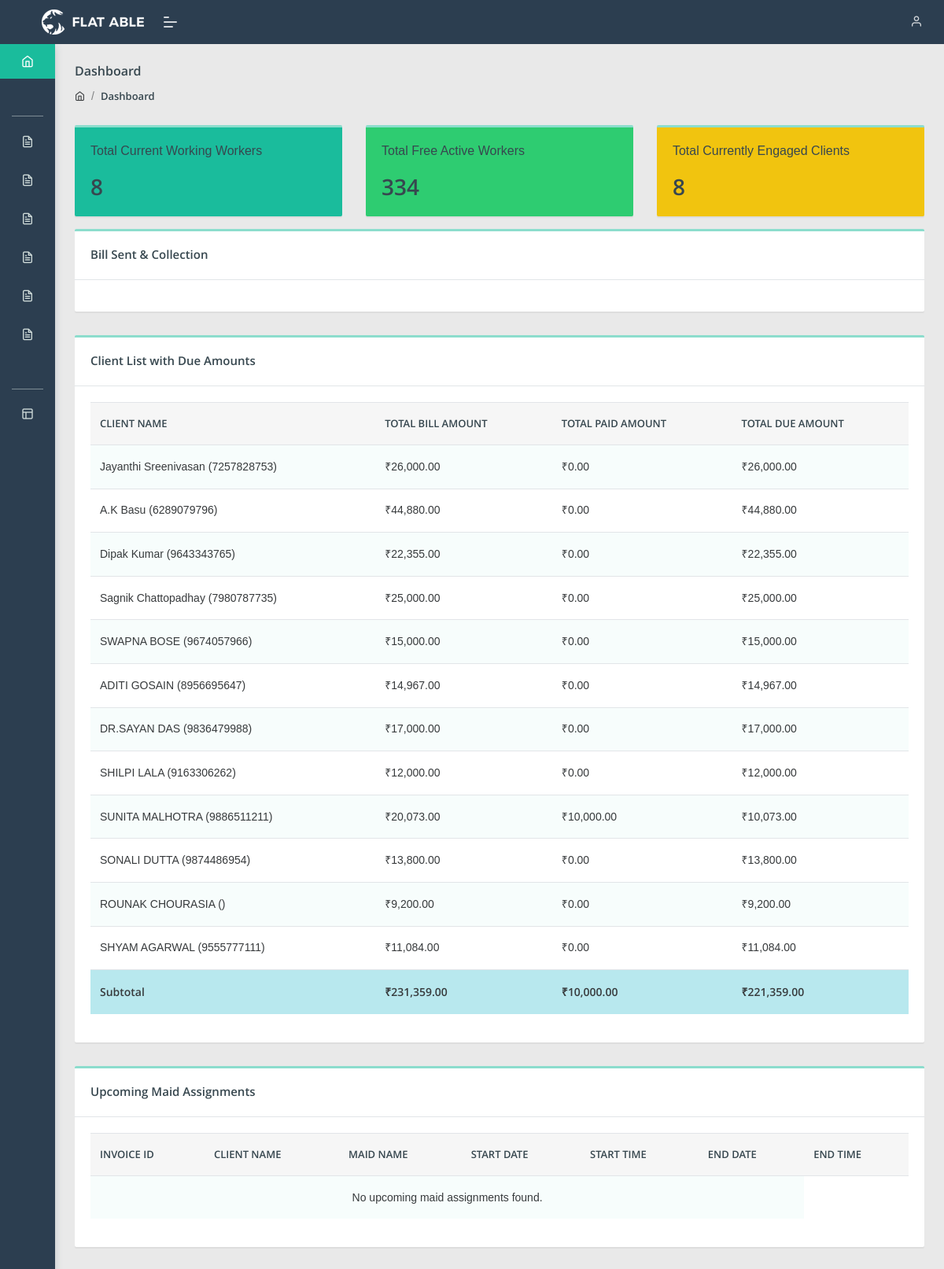
The app's page /administrators/index.php?p=dashboard (signed in) with its own data.
### tables this page shows
CREATE TABLE `user_details` (
  `user_id` int(11) NOT NULL,
  `br_id` int(11) NOT NULL DEFAULT 1 COMMENT 'pk of branches',
  `username` varchar(255) NOT NULL,
  `password` varchar(255) NOT NULL,
  `user_type` tinyint(1) NOT NULL DEFAULT 0 COMMENT '1=Admin(owner) 2=Manager 3=Employee 4=Client 5=Worker',
  `added_by` int(11) NOT NULL DEFAULT 0,
  `full_name` varchar(255) NOT NULL,
  `fat_hus_name` varchar(255) NOT NULL,
  `email_id` varchar(255) NOT NULL,
  `phone_number` varchar(10) NOT NULL,
  `alt_phone_number` varchar(10) NOT NULL,
  `m_id` tinyint(1) NOT NULL DEFAULT 1 COMMENT 'PK of marital_status_master',
  `date_of_birth` date NOT NULL,
  `gender` tinyint(1) NOT NULL DEFAULT 1 COMMENT 'PK of gender_master',
  `address` text NOT NULL,
  `curr_address` text NOT NULL,
  `city_id` int(11) NOT NULL COMMENT 'PK of cities',
  `state_id` int(11) NOT NULL DEFAULT 0 COMMENT 'PK of states table',
  `country_id` int(11) NOT NULL COMMENT 'PK of countries',
  `pincode` varchar(6) NOT NULL,
  `adhar_card` varchar(12) NOT NULL,
  `adhar_card_img` varchar(255) NOT NULL,
  `adhar_card_back_img` varchar(255) NOT NULL,
  `pan_card` varchar(10) NOT NULL,
  `pan_card_img` varchar(255) NOT NULL,
  `voter_id_card` varchar(10) NOT NULL,
  `voter_id_card_img` varchar(255) NOT NULL,
  `voter_id_card_back_img` varchar(255) NOT NULL,
  `user_photo` varchar(255) NOT NULL,
  `wt_id` text NOT NULL COMMENT 'PK of work_type',
  `work_type_others` varchar(255) NOT NULL,
  `work_exp` int(11) NOT NULL DEFAULT 0,
  `earlier_work_city` varchar(10) NOT NULL,
  `last_emplr_name` varchar(255) NOT NULL,
  `sk_id` text NOT NULL COMMENT 'PK of skills_master',
  `l_id` text NOT NULL COMMENT 'PK of language_master',
  `work_loc` varchar(255) NOT NULL,
  `st_id` int(11) NOT NULL DEFAULT 0 COMMENT 'PK of stay_type',
  `exp_salary` decimal(10,2) NOT NULL,
  `available_from` datetime DEFAULT current_timestamp(),
  `wf_id` tinyint(1) NOT NULL DEFAULT 0 COMMENT 'PK of weekly_off',
  `il_id` int(11) NOT NULL DEFAULT 0 COMMENT 'PK of illness_master',
  `pv_id` tinyint(1) NOT NULL DEFAULT 0 COMMENT 'PK of police_verification',
  `ch_id` tinyint(1) NOT NULL DEFAULT 0 COMMENT 'PK of crime_history',
  `emg_cont_person` varchar(255) NOT NULL,
  `relation` varchar(255) NOT NULL,
  `emg_cont_number` varchar(10) NOT NULL,
  `bank_details` text NOT NULL,
  `bank_details_img` varchar(255) NOT NULL,
  `highest_edu` varchar(255) NOT NULL,
  `declaration` tinyint(1) NOT NULL DEFAULT 0,
  `lc_id` tinyint(4) NOT NULL DEFAULT 0,
  `wh_id` int(11) NOT NULL COMMENT '	PK of working_hour_master',
  `religion` varchar(255) NOT NULL,
  `nationality` varchar(255) NOT NULL,
  `family_bg_info` text NOT NULL,
  `nr_id` text NOT NULL COMMENT 'PK of nurses_master',
  `misce_doc` text NOT NULL,
  `work_details` varchar(255) NOT NULL,
  `family_members` varchar(255) NOT NULL,
  `refrence` varchar(255) NOT NULL,
  `shift` varchar(255) NOT NULL,
  `prev_feed` varchar(255) NOT NULL,
  `property` tinyint(1) NOT NULL,
  `caste` varchar(255) NOT NULL,
  `age_category` varchar(255) NOT NULL,
  `inserted_by` int(11) NOT NULL DEFAULT 0,
  `updated_by` int(11) NOT NULL DEFAULT 0,
  `insert_date` datetime NOT NULL DEFAULT current_timestamp(),
  `update_date` datetime NOT NULL DEFAULT current_timestamp() ON UPDATE current_timestamp()
);

### administrators/dashboard/dashboard.php (the view, shortened to what this page needs)
<?php
$current_date = date('Y-m-d');
$current_working_workers = 0;
$free_active_workers = 0;
$current_engaged_clients = 0;
$sql = "SELECT COUNT(DISTINCT worker_id) AS total_working FROM assign_maid WHERE worker_id > 0 AND from_date <= '$current_date' AND to_date >= '$current_date'";
$result = $con->query($sql);
if ($result && $row = $result->fetch_assoc()) {
    $current_working_workers = (int) $row['total_working'];
}
$sql = "SELECT COUNT(DISTINCT client_id) AS total_clients FROM assign_maid WHERE client_id > 0 AND from_date <= '$current_date' AND to_date >= '$current_date'";
$result = $con->query($sql);
if ($result && $row = $result->fetch_assoc()) {
    $current_engaged_clients = (int) $row['total_clients'];
}
$sql = "SELECT COUNT(*) AS total_free FROM user_details WHERE user_type = 5";
$sql .= " AND user_id NOT IN (SELECT DISTINCT worker_id FROM assign_maid WHERE worker_id > 0 AND from_date <= '$current_date' AND to_date >= '$current_date')";
$result = $con->query($sql);
if ($result && $row = $result->fetch_assoc()) {
    $free_active_workers = (int) $row['total_free'];
}
$clients = array();
$sql = "SELECT
    user_id, full_name, phone_number
FROM user_details
WHERE user_type = 4";
$result = $con->query($sql);
if ($result) {
    while ($row = $result->fetch_assoc()) {
        $user_id = $row['user_id'];
        $full_name = $row['full_name'];
        $phone_number = $row['phone_number'];
        $client = new stdClass();
        $client->user_id = $user_id;
        $client->full_name = $full_name;
        $client->phone_number = $phone_number;
        $sub_tot_receivable = 0;
        $sub_tot_received = 0;
        $client->sub_tot_receivable = $sub_tot_receivable;
        $client->sub_tot_received = $sub_tot_received;
        $clients[] = $client;
    }
}
if(sizeof($clients) > 0){
    for($i = 0; $i < sizeof($clients); $i++){
        $user_id = $clients[$i]->user_id;
        $sub_tot_receivable = 0;
        $sub_tot_received = 0;
        $sql = "SELECT * FROM bill_details WHERE client_id = '" .$user_id. "'";
        $result = $con->query($sql);
        $bill_id = 0;
        if ($result->num_rows > 0) {
            $row = $result->fetch_array();
            $bill_id = $row['bill_id'];
            $bill_total = $row['bill_total'];
            $sub_tot_receivable = $sub_tot_receivable + $bill_total;
        }
        if($bill_id > 0){
            $sql4 = "SELECT * FROM bill_payment_details WHERE bill_id = '" .$bill_id. "' ";
            $result4 = $con->query($sql4);
            if ($result4->num_rows > 0) {
                while($row4 = $result4->fetch_array()){
                    $sub_tot_received = $sub_tot_received + $row4['paid_amount'];
                }
            }
        }
        $clients[$i]->sub_tot_received = $sub_tot_received;
        $clients[$i]->sub_tot_receivable = $sub_tot_receivable;
    }
}
$upcoming_assignments = array();
include('common/head.php'); ?>
<body class="">
	<?php include('common/nav.php'); ?>
	<?php include('common/top_bar.php'); ?>
<div class="pcoded-main-container">
    <div class="pcoded-content">
        <div class="page-header">
            <div class="page-block">
                <div class="row align-items-center">
                    <div class="col-md-12">
                        <div class="page-header-title">
                            <h5 class="m-b-10"><?=$title?></h5>
                        </div>
                        <ul class="breadcrumb">
                            <li class="breadcrumb-item"><a href="index.html"><i class="feather icon-home"></i></a></li>
                            <li class="breadcrumb-item"><a href="#!"><?=$title?></a></li>
                        </ul>
                    </div>
                </div>
            </div>
        </div>
        <div class="row">
            <div class="col-md-4">
                <div class="card text-white bg-primary mb-3">
                    <div class="card-body">
                        <h6 class="card-title">Total Current Working Workers</h6>
                        <h3 class="card-text"><?= $current_working_workers ?></h3>
                    </div>
                </div>
            </div>
            <div class="col-md-4">
                <div class="card text-white bg-success mb-3">
                    <div class="card-body">
                        <h6 class="card-title">Total Free Active Workers</h6>
                        <h3 class="card-text"><?= $free_active_workers ?></h3>
                    </div>
                </div>
            </div>
            <div class="col-md-4">
                <div class="card text-white bg-warning mb-3">
                    <div class="card-body">
                        <h6 class="card-title">Total Currently Engaged Clients</h6>
                        <h3 class="card-text"><?= $current_engaged_clients ?></h3>
                    </div>
                </div>
            </div>
        </div>
        <div class="row">
            <div class="col-sm-12">
                <div class="card">
                    <div class="card-header">
                        <h5>Bill Sent & Collection</h5>
                    </div>
                    <div class="card-body" id="double_bar_graph">
                    </div>
                </div>
            </div>
        </div>
        <div class="row">
            <div class="col-sm-12">
                <div class="card">
                    <div class="card-header">
                        <h5>Client List with Due Amounts</h5>
                    </div>
                    <div class="card-body">
                        <div class="table-responsive">
                            <table class="table table-striped">
                                <thead>
                                    <tr>
                                        <th>Client Name</th>
                                        <th>Total Bill Amount</th>
                                        <th>Total Paid Amount</th>
                                        <th>Total Due Amount</th>
                                    </tr>
                                </thead>
                                <tbody>
                                    <?php if (sizeof($clients) > 0){
                                        $total_bill_sum = 0;
                                        $total_paid_sum = 0;
                                        $total_due_sum = 0;
                                        for($j = 0; $j < sizeof($clients); $j++){
                                            if($clients[$j]->sub_tot_receivable > $clients[$j]->sub_tot_received){
                                            $due_amount = $clients[$j]->sub_tot_receivable - $clients[$j]->sub_tot_received;
                                            $total_due_sum += $due_amount;
                                            $total_bill_sum += $clients[$j]->sub_tot_receivable;
                                            $total_paid_sum += $clients[$j]->sub_tot_received;
                                        ?>
                                            <tr>
                                                <td><?= htmlspecialchars($clients[$j]->full_name). ' ('. htmlspecialchars($clients[$j]->phone_number).')' ?></td>
                                                <td>₹<?= number_format($clients[$j]->sub_tot_receivable, 2) ?></td>
                                                <td>₹<?= number_format($clients[$j]->sub_tot_received, 2) ?></td>
                                                <td>₹<?= number_format($due_amount, 2) ?></td>
                                            </tr>
                                        <?php
                                        }
                                        }
                                        ?>
                                        <tr class="table-info">
                                            <td><strong>Subtotal</strong></td>
                                            <td><strong>₹<?= number_format($total_bill_sum, 2) ?></strong></td>
                                            <td><strong>₹<?= number_format($total_paid_sum, 2) ?></strong></td>
                                            <td><strong>₹<?= number_format($total_due_sum, 2) ?></strong></td>
                                        </tr>
                                    <?php }else{ ?>
                                        <tr>
                                            <td colspan="4" class="text-center">No clients with due amounts found.</td>
                                        </tr>
                                    <?php } ?>
                                </tbody>
                            </table>
                        </div>
                    </div>
                </div>
            </div>
        </div>
        <div class="row">
            <div class="col-sm-12">
                <div class="card">
                    <div class="card-header">
                        <h5>Upcoming Maid Assignments</h5>
                    </div>
                    <div class="card-body">
                        <div class="table-responsive">
                            <table class="table table-striped">
                                <thead>
                                    <tr>
                                        <th>Invoice ID</th>
                                        <th>Client Name</th>
                                        <th>Maid Name</th>
                                        <th>Start Date</th>
                                        <th>Start Time</th>
                                        <th>End Date</th>
                                        <th>End Time</th>
                                    </tr>
                                </thead>
                                <tbody>
                                    <?php if (count($upcoming_assignments) > 0): ?>
                                        <?php foreach ($upcoming_assignments as $assignment): ?>
                                            <tr>
                                                <td><?= htmlspecialchars($assignment['invoice_id']) ?></td>
                                                <td><?= htmlspecialchars($assignment['client_name']) ?></td>
                                                <td><?= htmlspecialchars($assignment['maid_name']) ?></td>
                                                <td><?= date('d-F-Y', strtotime($assignment['from_date'])) ?></td>
                                                <td><?= htmlspecialchars($assignment['from_time']) ?></td>
                                                <td><?= date('d-F-Y', strtotime($assignment['to_date'])) ?></td>
                                                <td><?= htmlspecialchars($assignment['to_time']) ?></td>
                                            </tr>
                                        <?php endforeach; ?>
                                    <?php else: ?>
                                        <tr>
                                            <td colspan="6" class="text-center">No upcoming maid assignments found.</td>
                                        </tr>
                                    <?php endif; ?>
                                </tbody>
                            </table>
                        </div>
                    </div>
                </div>
            </div>
        </div>
    </div>
</div>
	<?php include('common/footer.php'); ?>

### records on screen
user_details: full_name "Jayanthi Sreenivasan", phone_number "7257828753"
user_details: full_name "A.K Basu", phone_number "6289079796"
user_details: full_name "Dipak Kumar", phone_number "9643343765"
user_details: full_name "Sagnik Chattopadhay", phone_number "7980787735"
user_details: full_name "SWAPNA BOSE", phone_number "9674057966"
user_details: full_name "ADITI GOSAIN", phone_number "8956695647"
user_details: full_name "DR.SAYAN DAS", phone_number "9836479988"
user_details: full_name "SHILPI LALA", phone_number "9163306262"
user_details: full_name "SUNITA MALHOTRA", phone_number "9886511211"
user_details: full_name "SONALI DUTTA", phone_number "9874486954"
user_details: full_name "ROUNAK CHOURASIA"
user_details: full_name "SHYAM AGARWAL", phone_number "9555777111"

### other values on screen
$title "Dashboard"
$current_working_workers "8"
$free_active_workers "334"
$current_engaged_clients "8"
$clients[$j]->sub_tot_receivable "26,000.00"
$clients[$j]->sub_tot_received "0.00"
$due_amount "26,000.00"
$clients[$j]->sub_tot_receivable "44,880.00"
$due_amount "44,880.00"
$clients[$j]->sub_tot_receivable "22,355.00"
$due_amount "22,355.00"
$clients[$j]->sub_tot_receivable "25,000.00"
$due_amount "25,000.00"
$clients[$j]->sub_tot_receivable "15,000.00"
$due_amount "15,000.00"
